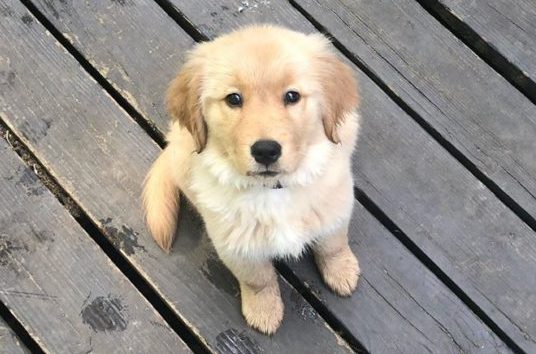
#> input picture puppy.jpg, 536 x 354 px
$ python -i conv_canny.py   (imports and definitions only)
#> lines starting #> are read from the running program, lines starting #| are printed output that depends on the picture; after the words box and inside, x2 and y2 are one past the last pixel; in counts of white or black regions, pixels touching at a corner belong together
#> further down, picture is the input picture: shape (354, 536, 3); mean B, G, R 138.5, 145, 150.9
import post
import cv2 as cv
import numpy as np

def create_canvas(img):
    shape = list(img.shape)
#> shape = [354, 536, 3]
    canvas = np.zeros(shape,dtype=np.uint8)
    canvas.fill(255)
#> canvas: shape (354, 536, 3); every value is 255
    return canvas

def print_edges_contours(img):
    #CANNY steps for edges:
    #Smoothing noise, fine texture (Gaussian Smoothing)
    #Fit a curve to the light and dark gradient (partial derivatives)
    #non-maximum suppression: ignore pixels that are too far.
    #Double thresholding

    canvas = create_canvas(img)

    blurred_img = cv.GaussianBlur(img, (3,3), 1, 1)
    #Canny(InputArray image, OutputArray edges,
    #double threshold1, double threshold2, int apertureSize = 3,bool L2gradient = false )
    #https://stackoverflow.com/questions/63543033/does-cv2-canny-perform-a-gaussian-blur
    edges = cv.Canny(blurred_img,100,170)
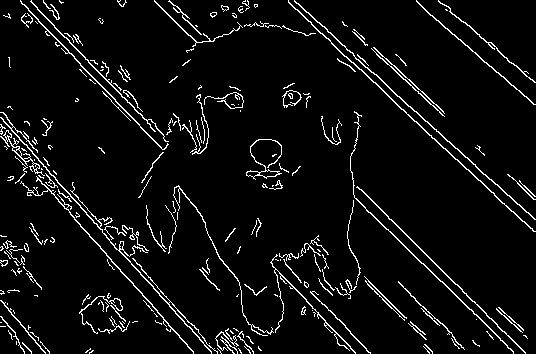
#> edges: shape (354, 536); 5.6% white in thin lines or dots
    contours, hierarchy = cv.findContours(edges, cv.RETR_TREE, cv.CHAIN_APPROX_SIMPLE)
#> contours = 255 contours, 211 with area under 20; largest, box (x1, y1, x2, y2) and area: (0, 112, 218, 354) 328, (288, 0, 536, 232) 220, (294, 0, 536, 220) 210, (0, 130, 45, 176) 188, (20, 176, 194, 354) 184
    img_w_cntrs = cv.drawContours(canvas, contours, -1, (0,255,0), 1)
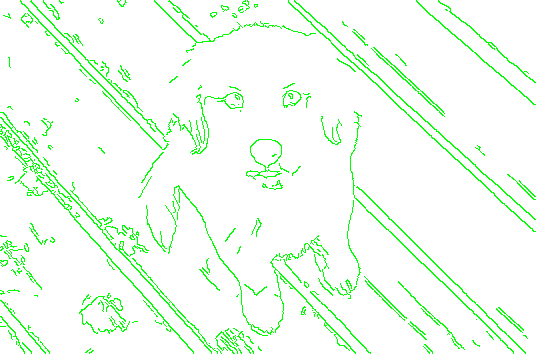
#> img_w_cntrs: shape (354, 536, 3); mean of channels 0, 1, 2 240.7, 255, 240.7; drawn as B, G, R

    cv.imwrite('blurred.jpg', blurred_img)

    cv.imwrite('gray_scale.jpg', img)

    cv.imwrite('edge_image.jpg', edges)

    cv.imwrite('contours_image.jpg', img_w_cntrs)

    return

>>> import cv2
>>> picture = cv2.imread('puppy.jpg')
>>> result = print_edges_contours(picture)
